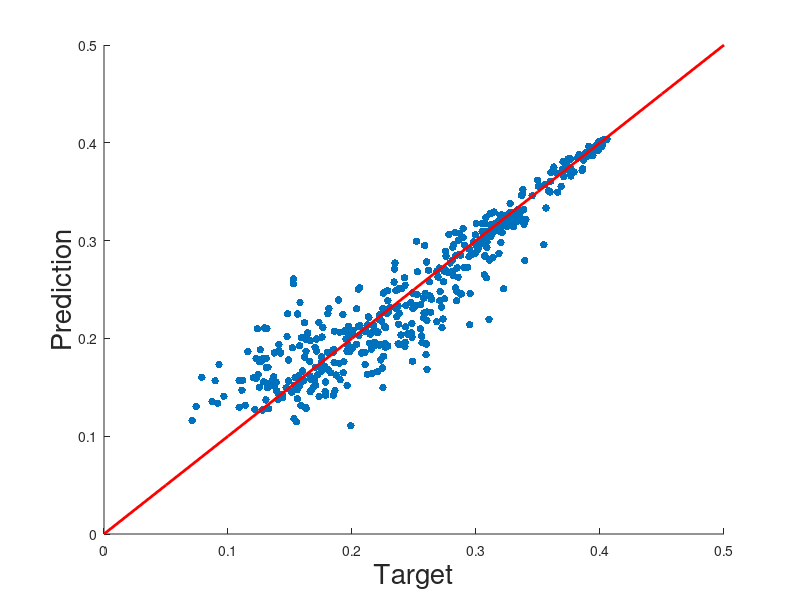

The MATLAB source for this figure: (Note: this script raises an error after producing the figure.)
clear;
close all;

Corr_NN = csvread('Corr(NN).csv');
Corr_ResNet = csvread('Corr(ResNet).csv');

R_NN = corrcoef(Corr_NN(1, :), Corr_NN(2, :));
R_ResNet = corrcoef(Corr_ResNet(1, :), Corr_ResNet(2, :));

%% NN
figure;
scatter(Corr_NN(1, :), Corr_NN(2, :), 30, 'filled', 'ko');
hold on;
plot([0:0.05:0.5], [0:0.05:0.5], 'r', 'Linewidth', 2);
xlabel('Target', 'Fontsize', 20);
ylabel('Prediction', 'Fontsize', 20);
ylim([0 0.5]);
xlim([0 0.5]);
ax = gca;
ax.FontSize = 15;
ax.FontWeight = 'bold';

%% ResNet
figure;
scatter(Corr_ResNet(1, :), Corr_ResNet(2, :), 30, 'filled', 'ko');
hold on;
plot([0:0.05:0.5], [0:0.05:0.5], 'r', 'Linewidth', 2);
xlabel('Target', 'Fontsize', 20);
ylabel('Prediction', 'Fontsize', 20);
ylim([0 0.5]);
xlim([0 0.5]);
ax = gca;
ax.FontSize = 15;
ax.FontWeight = 'bold';
